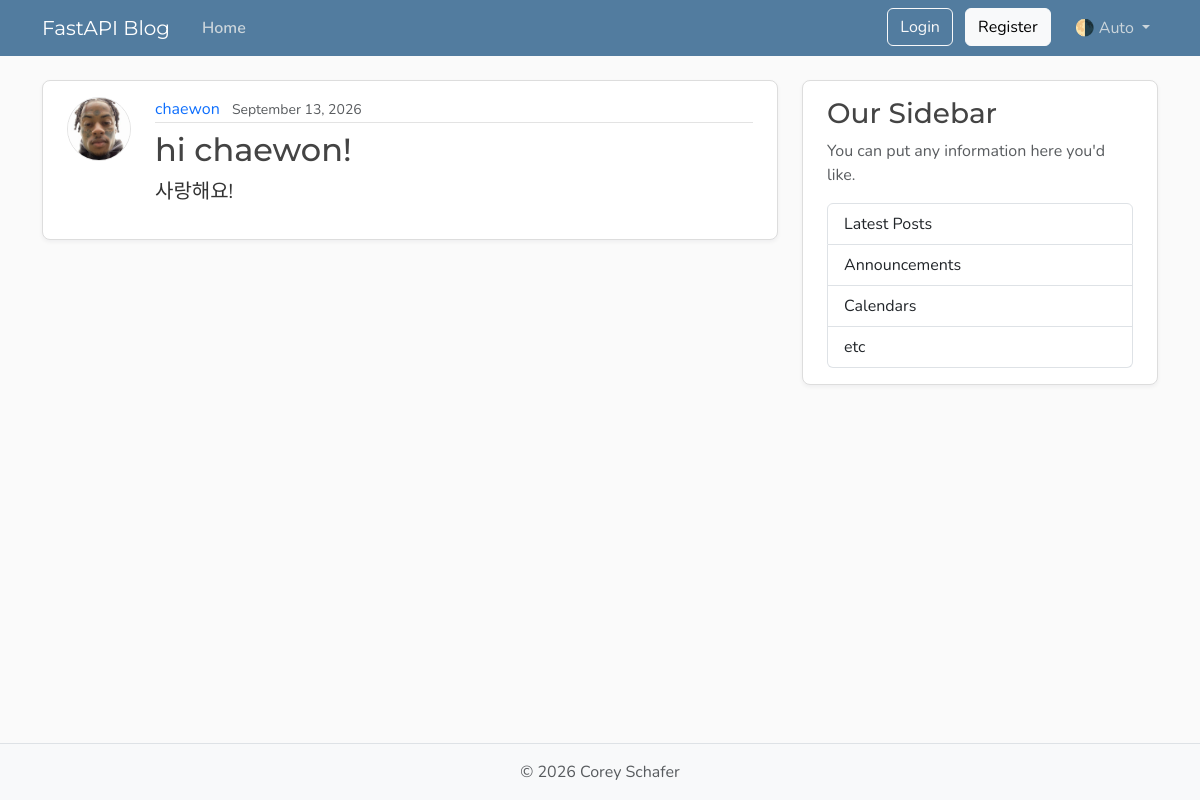
Page /posts/1 on the earlier database version.
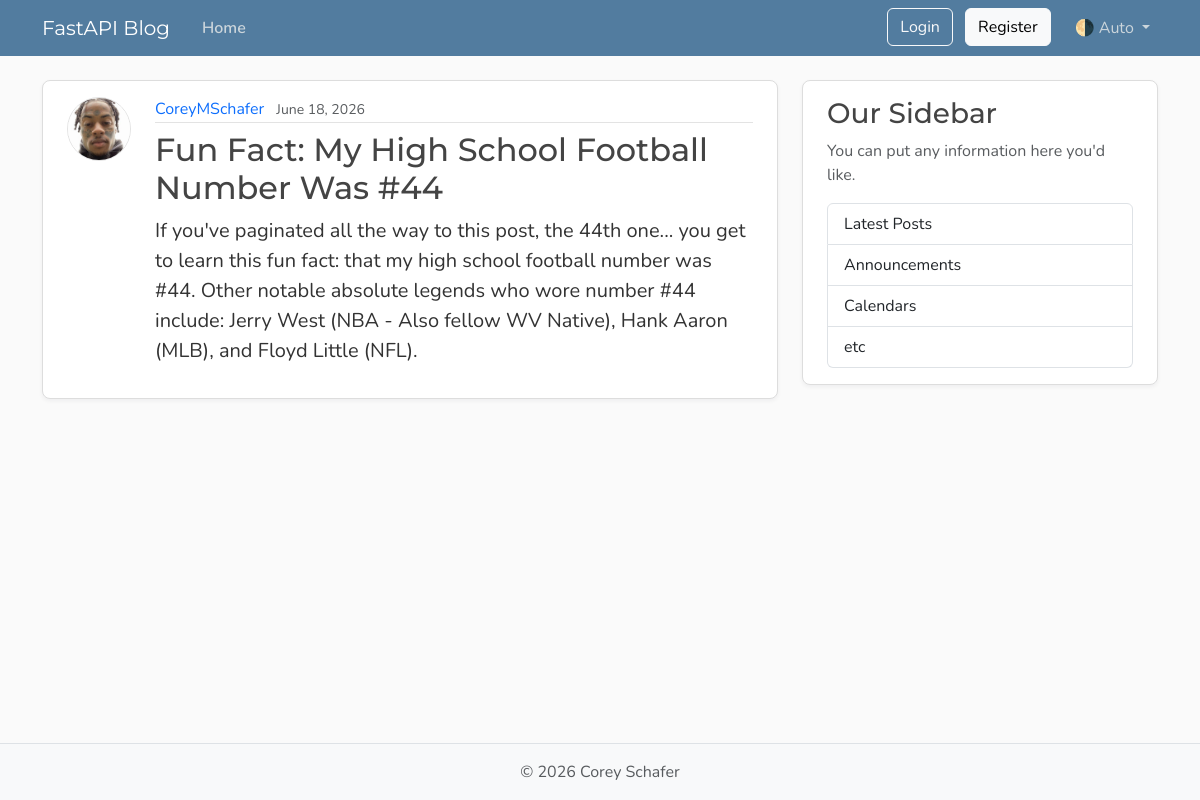
Same page on the later database version.
### models.py (models this page shows, shortened)
class User(Base):
    __tablename__ = "users"
    id: Mapped[int] = mapped_column(Integer, primary_key=True, index=True)
    username: Mapped[str] = mapped_column(String(50), unique=True, nullable=False)
    password_hash: Mapped[str] = mapped_column(String(200), nullable=False)
    email: Mapped[str] = mapped_column(String(120), unique=True, nullable=True)
    image_file: Mapped[str | None] = mapped_column(
        String(200),
        nullable=True,
        default=None,
    )
    posts: Mapped[list[Post]] = relationship(back_populates="author", cascade="all, delete-orphan")
    reset_tokens: Mapped[list[PasswordResetToken]] = relationship(
        back_populates="user",
        cascade="all, delete-orphan",
    )

class Post(Base):
    __tablename__ = "posts"
    id: Mapped[int] = mapped_column(Integer, primary_key=True, index=True)
    title: Mapped[str] = mapped_column(String(100), nullable=False)
    content: Mapped[str] = mapped_column(Text, nullable=False)
    user_id: Mapped[int] = mapped_column(
        ForeignKey("users.id"),
        nullable=False,
        index=True
    )
    date_posted: Mapped[datetime] = mapped_column(
        DateTime(timezone=True),
        default=lambda: datetime.now(UTC),
    )
    author: Mapped[User] = relationship(back_populates="posts")

### main.py (the view)
@app.get("/posts/{post_id}", include_in_schema=False)
async def post_page(request: Request, post_id: int, db: Annotated[AsyncSession, Depends(get_db)]):
    result = await db.execute(
        select(models.Post)
        .options(selectinload(models.Post.author))
        .where(models.Post.id == post_id)
    )
    post = result.scalars().first()
    if post:
        title = post.title[:50]
        return templates.TemplateResponse(
            request,
            "post.html",
            {"post": post, "title": title},
        )
    raise HTTPException(status.HTTP_404_NOT_FOUND, detail=f"post with {post_id=} not found")

### templates/post.html (shortened to what this page needs)
{% extends "layout.html" %}
{% block content %}
    <article class="content-section py-3 px-4 mb-4">
        <div class="d-flex align-items-start gap-4">
            <img class="rounded-circle article-img flex-shrink-0"
                 src="{{ post.author.image_path }}"
                 alt="{{ post.author.username }}'s profile picture"
                 width="64"
                 height="64"
                 loading="lazy">
            <div class="flex-grow-1">
                <div class="article-metadata mb-2">
                    <a class="me-2"
                       href="{{ url_for("user_posts", user_id=post.author.id) }}">{{ post.author.username }}</a>
                    <small class="text-body-secondary">{{ post.date_posted.strftime("%B %d, %Y") }}</small>
                </div>
                <h2 class="article-title">{{ post.title }}</h2>
                <p class="article-content">{{ post.content }}</p>
            </div>
        </div>
    </article>
{% endblock content %}

### templates/layout.html (shortened to what this page needs)
<!DOCTYPE html>
<html lang="en">
    <head>
        <link href="https://cdn.jsdelivr.net/npm/bootstrap@5.3.8/dist/css/bootstrap.min.css"
              rel="stylesheet"
>
        <link rel="stylesheet"
              type="text/css"
              href="{{ url_for("static", path='css/main.css') }}">
    </head>
    <body class="d-flex flex-column min-vh-100">
        <header class="site-header">
            <nav class="navbar navbar-expand-md bg-steel fixed-top"
                 data-bs-theme="dark">
                <div class="container">
                    <a class="navbar-brand me-4" href="{{ url_for("home") }}">FastAPI Blog</a>
                    <div class="collapse navbar-collapse" id="navbarToggle">
                        <div class="navbar-nav me-auto">
                            <a class="nav-link active"
                               aria-current="page"
                               href="{{ url_for("home") }}">Home</a>
                        </div>
                        <div class="navbar-nav">
                            <div id="loggedOutNav">
                                <a class="btn btn-outline-light mb-2 mb-md-0 me-md-2"
                                   href="{{ url_for("login_page") }}">Login</a>
                                <a class="btn btn-light mb-2 mb-md-0 me-md-3"
                                   href="{{ url_for("register_page") }}">Register</a>
                            </div>
                            <div class="nav-item dropdown">
                                <a class="nav-link dropdown-toggle"
                                   href="#"
                                   role="button"
                                   id="bd-theme"
                                   data-bs-toggle="dropdown"
                                   aria-expanded="false">
                                    <span id="bd-theme-text">🌗 Auto</span>
                                </a>
                            </div>
                        </div>
                    </div>
                </div>
            </nav>
        </header>
        <main role="main" class="container">
            <div class="row">
                <div class="col-md-8">
                    {% block content %}
                    {% endblock content %}
                </div>
                <aside class="col-md-4">
                    <div class="content-section py-3 px-4 mb-4">
                        <h3>Our Sidebar</h3>
                        <p class="text-body-secondary">You can put any information here you'd like.</p>
                        <ul class="list-group">
                            <li class="list-group-item">Latest Posts</li>
                            <li class="list-group-item">Announcements</li>
                            <li class="list-group-item">Calendars</li>
                            <li class="list-group-item">etc</li>
                        </ul>
                    </div>
                </aside>
            </div>
        </main>
        <footer class="mt-auto py-3 bg-body-tertiary border-top">
            <div class="container text-center">
                <p class="text-body-secondary mb-0">
                    © <span id="year"></span> Corey Schafer
                </p>
            </div>
        </footer>
    </body>
</html>

### static/css/main.css (style rules this page uses)
:root { --font-heading: "Montserrat", system-ui, -apple-system, BlinkMacSystemFont, sans-serif; --font-body: "Nunito", system-ui, -apple-system, BlinkMacSystemFont, sans-serif; --color-bg-body: #fafafa; --color-bg-content: #ffffff; --color-text-primary: #333333; --color-text-heading: #444444; --color-steel: #527c9f; --color-nav-link: #cbd5db; --color-nav-link-hover: #ffffff; --color-link-hover: #428bca; --color-border: #dddddd; --color-border-light: #e3e3e3; --spacing-xl: 5rem; --article-img-size: 4rem; --account-img-size: 7.813rem; }
body { font-family: var(--font-body); background: var(--color-bg-body); color: var(--color-text-primary); }
main { padding-top: var(--spacing-xl); }
h1, h2, h3, h4, h5, h6 { font-family: var(--font-heading); color: var(--color-text-heading); }
.navbar-brand { font-family: var(--font-heading); }
a { text-decoration: none; }
.bg-steel { background-color: var(--color-steel); }
.site-header .navbar-nav .nav-link { color: var(--color-nav-link); transition: color 0.2s ease-in-out; }
.site-header .navbar-nav .nav-link.active { font-weight: 600; }
.content-section { background: var(--color-bg-content); border: 1px solid var(--color-border); border-radius: 0.5rem; box-shadow: 0 2px 4px rgba(15, 23, 42, 0.05); transition: box-shadow 0.15s ease, transform 0.15s ease, border-color 0.15s ease; }
.article-title { color: var(--color-text-heading); transition: color 0.2s ease-in-out; }
.article-content { white-space: pre-line; font-size: 1.25rem; }
.article-img { height: var(--article-img-size); width: var(--article-img-size); flex-shrink: 0; object-fit: cover; border: 1px solid var(--color-border-light); box-shadow: 0 0 0 2px var(--color-bg-content); }
.article-metadata { padding-bottom: 0.063rem; border-bottom: 1px solid var(--color-border-light); }
.article-metadata a { transition: color 0.2s ease-in-out; }
[data-bs-theme="dark"] { --color-bg-body: #1a1a1a; --color-bg-content: #2d2d2d; --color-text-primary: #e0e0e0; --color-text-heading: #f0f0f0; --color-border: #404040; --color-border-light: #4a4a4a; }

Differences in the rows shown:
changed User: author.username "chaewon" → "CoreyMSchafer"
changed Post: date_posted "September 13, 2026" → "June 18, 2026"; title "hi chaewon!" → "Fun Fact: My High School Football Number Was #44"; content "사랑해요!" → "If you've paginated all the way to this post, the 44th one... you get to learn this fun fact: that my high school football number was #44. Other notable absolute legends who wore number #44 include: Jerry West (NBA - Also fellow WV Native), Hank Aaron (MLB), and Floyd Little (NFL)."
